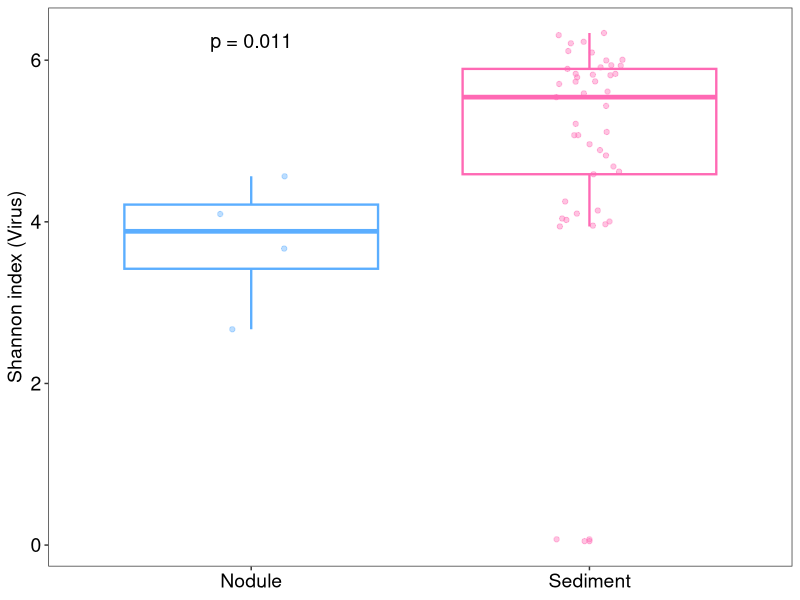
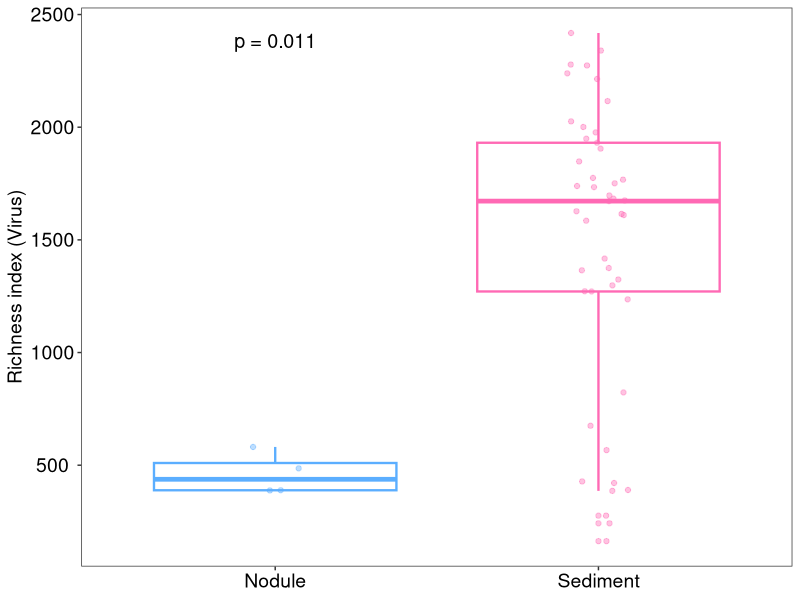
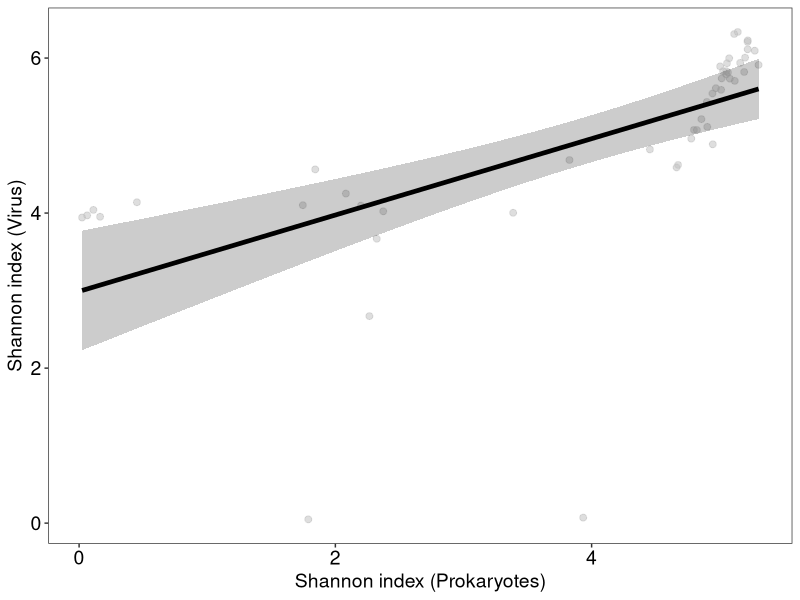
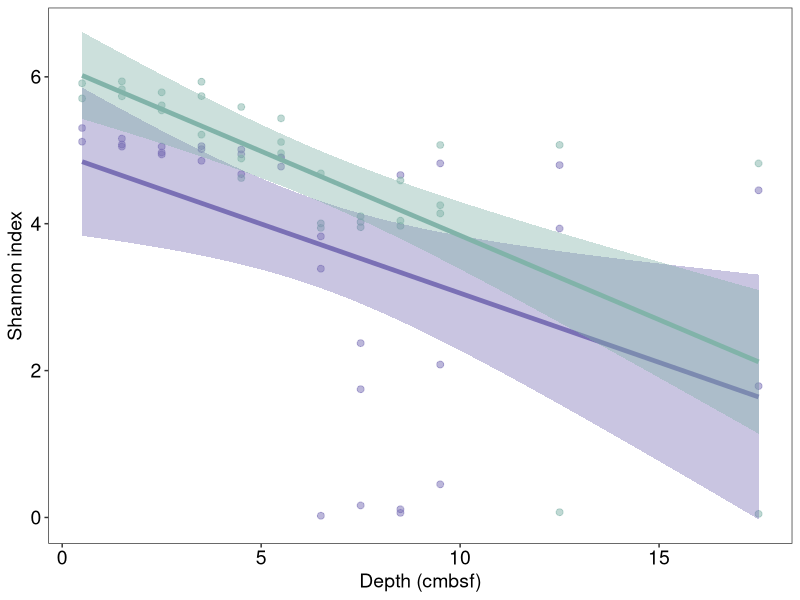
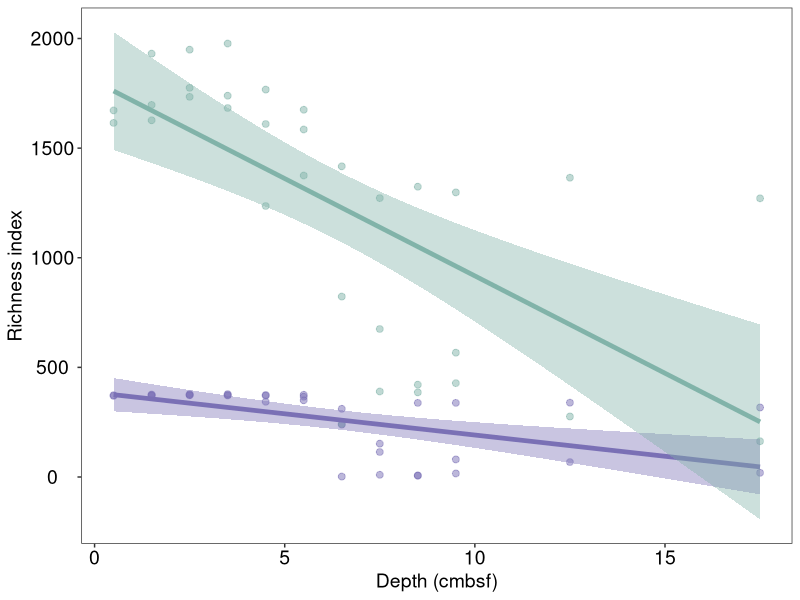
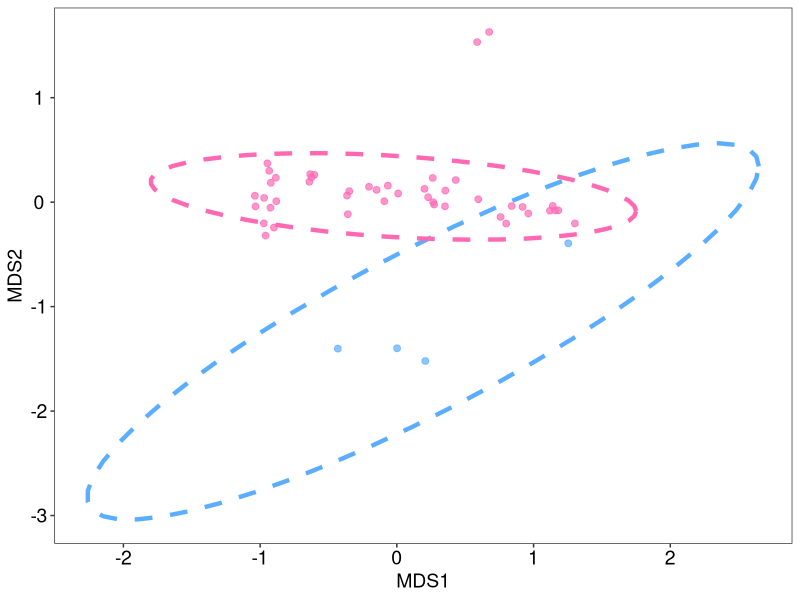
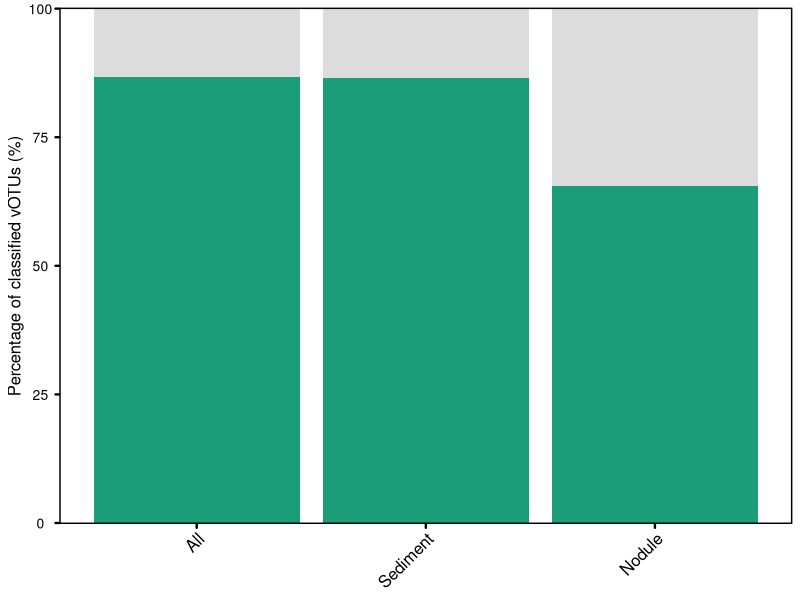
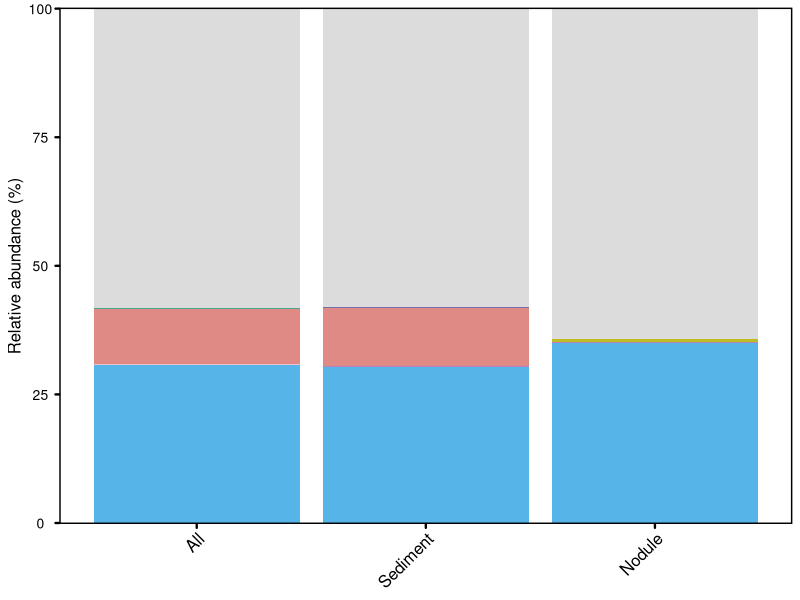

Source code (R) for these figures, in order:
#### START ####
rm(list = ls())
library(vegan)
library(reshape2)
library(ggplot2)
library(ggpubr)
library(patchwork) 
library(ggsci) 
library(cowplot)
library(dplyr)  
library(gridExtra) 
library(tidyr)

#### Fig.2 a b####
data <- t(read.table("vOTU_aligned_90_abundance.csv", header = TRUE, sep = ",", row.names = 1))
group <- read.delim("metadata.txt", header = TRUE, sep = "\t")


richness <- rowSums(data > 0)
shannon <- diversity(data, index = "shannon")
pielou <- shannon / log(richness, exp(1))
simpson<- diversity(data, index = 'simpson')


data_richness = data.frame(richness)
data_shannon = data.frame(shannon)
data_pielou = data.frame(pielou)
data_simpson = data.frame(simpson)

spe_alpha <- cbind(
  data_richness,
  data_shannon,
  data_pielou,
  data_simpson,
  group
)


mycol <- c("#5baeff", "#FF69B4")

Fig2a <- ggplot(spe_alpha, aes(x = Type1, y = shannon, color = Type1)) +
  geom_boxplot(aes(color = Type1), lwd = 0.8, alpha = 0.4) + 
  geom_jitter(aes(color = Type1), 
              position = position_jitterdodge(jitter.height = 0, 
                                              jitter.width = 0.2, 
                                              dodge.width = 0.0),
              alpha = 0.4) + 
  labs(y = "Shannon index (Virus)") + 
  scale_color_manual(values = mycol)+
  scale_fill_manual(values = mycol)+
  theme_bw() + 
  stat_compare_means(method = "wilcox.test", label = "p.format", 
                     vjust = 1 , hjust = 0.5, size = 5) + 
  theme(panel.grid = element_blank(),
        axis.text.x = element_text(size = 14, face = "plain", hjust = 0.5, colour = "black"),
        axis.title.x = element_blank(),
        axis.text.y = element_text(size = 14, face = "plain", hjust = 0.5, colour = "black"),
        axis.title.y = element_text(size = 14, face = "plain", )) + 
  xlab(NULL) +
  theme(legend.position="none")

test_result <- wilcox.test(richness ~ Type1, data = spe_alpha)

Fig2b <- ggplot(spe_alpha, aes(x = Type1, y = richness, color = Type1)) +
  geom_boxplot(aes(color = Type1), lwd = 0.8, alpha = 0.4) + 
  geom_jitter(aes(color = Type1), 
              position = position_jitterdodge(jitter.height = 0, 
                                              jitter.width = 0.2, 
                                              dodge.width = 0.0),
              alpha = 0.4) + 
  labs(y = "Richness index (Virus)") + 
  scale_color_manual(values = mycol)+
  scale_fill_manual(values = mycol)+
  theme_bw() + 
  stat_compare_means(method = "wilcox.test", label = "p.format", 
                     vjust = 1 , hjust = 0.5, size = 5) + 
  theme(panel.grid = element_blank(),
        axis.text.x = element_text(size = 14, face = "plain", hjust = 0.5, colour = "black"),
        axis.title.x = element_blank(),
        axis.text.y = element_text(size = 14, face = "plain", hjust = 0.5, colour = "black"),
        axis.title.y = element_text(size = 14, face = "plain", )) + 
  xlab(NULL) +
  theme(legend.position="none")

test_result <- wilcox.test(shannon ~ Type1, data = spe_alpha)

#### Fig.2 c ####
data1 <- read.table("vOTU_aligned_90_abundance_alpha_alpha.csv", header = TRUE, sep = ",", row.names = 1)
group1 <- read.delim("metadata_alpha_alpha.txt", header = TRUE, sep = "\t")
data2 <- read.table("MAG_aligned_90_abundance.csv", header = TRUE, sep = ",", row.names = 1)
group2 <- read.delim("metadata_MAG.txt", header = TRUE, sep = "\t")


richness1 <- rowSums(data1 > 0)
shannon1 <- diversity(data1, index = "shannon")
pielou1 <- shannon1 / log(richness1, exp(1))
simpson1<- diversity(data1, index = 'simpson')

richness2 <- rowSums(data2 > 0)
shannon2 <- diversity(data2, index = "shannon")
pielou2 <- shannon1 / log(richness2, exp(1))
simpson2<- diversity(data2, index = 'simpson')

data_richness1 = data.frame(richness1)
data_shannon1 = data.frame(shannon1)
data_pielou1 = data.frame(pielou1)
data_simpson1 = data.frame(simpson1)

spe_alpha1 <- cbind(
  data_richness1,
  data_shannon1,
  data_pielou1,
  data_simpson1,
  group1
)

data_richness2 = data.frame(richness2)
data_shannon2 = data.frame(shannon2)
data_pielou2 = data.frame(pielou2)
data_simpson2 = data.frame(simpson2)

spe_alpha2 <- cbind(
  data_richness2,
  data_shannon2,
  data_pielou2,
  data_simpson2,
  group2
)

result_p1 <- cor.test(spe_alpha1$shannon1, spe_alpha2$shannon2, method = "spearman")

df1 <- data.frame(shannon1 = spe_alpha1$shannon1, shannon2 = spe_alpha2$shannon2)

Fig2c <- ggplot(df1, aes(x = shannon2, y = shannon1)) +
  geom_point(color = "grey", size = 2, alpha = 0.5) +
  geom_smooth(method = "lm", color = "black", fill = "black", level = 0.95, se = TRUE, size = 1.6, alpha = 0.2) +
  labs(x = "Shannon index (Prokaryotes)", y = "Shannon index (Virus)") +
  theme_bw() +
  theme(panel.grid = element_blank(),
        axis.text.x = element_text(size = 14, face = "plain", hjust = 0.5, colour = "black"),
        axis.title.x = element_text(size = 14, face = "plain"), 
        axis.text.y = element_text(size = 14, face = "plain", hjust = 0.5, colour = "black"),
        axis.title.y = element_text(size = 14, face = "plain"), 
        legend.text = element_text(size = 14, face = "plain"),
        legend.title = element_blank(),
        legend.position = "bottom",
        plot.title = element_text(vjust = 0, hjust = 0.5, size = 14, lineheight = 1.4)) +
  theme(legend.position = "none")

#### Fig.2 d e ####
data <- read.table("MAG_aligned_90_abundance_DEPTH.csv", header = TRUE, sep = ",", row.names = 1)
group <- read.delim("metadata_MAG_Depth.txt", header = TRUE, sep = "\t", row.names = 1)
vdata <- read.table("vOTU_abundance_t_Depth.csv", header = TRUE, sep = ",", row.names = 1)
vgroup <- read.delim("metadata_vOTU_Depth.txt", header = TRUE, sep = "\t", row.names = 1)


richness <- rowSums(data > 0)
shannon <- diversity(data, index = "shannon")
pielou <- shannon / log(richness, exp(1))
simpson<- diversity(data, index = 'simpson')

vrichness <- rowSums(vdata > 0)
vshannon <- diversity(vdata, index = "shannon")
vpielou <- vshannon / log(vrichness, exp(1))
vsimpson<- diversity(vdata, index = 'simpson')


data_richness = data.frame(richness)
data_shannon = data.frame(shannon)
data_pielou = data.frame(pielou)
data_simpson = data.frame(simpson)

vdata_richness = data.frame(vrichness)
vdata_shannon = data.frame(vshannon)
vdata_pielou = data.frame(vpielou)
vdata_simpson = data.frame(vsimpson)

spe_alpha <- cbind(
  data_richness,
  data_shannon,
  data_pielou,
  data_simpson,
  group
)


vspe_alpha <- cbind(
  vdata_richness,
  vdata_shannon,
  vdata_pielou,
  vdata_simpson,
  vgroup
)

colnames(vspe_alpha) <- colnames(spe_alpha)
spe_alpha$Group <- "Microbiome(MAG)"
vspe_alpha$Group <- "Virus(vOTU)"

result_Fig2_d1 <- cor.test(spe_alpha$shannon, spe_alpha$Depth, method = "spearman")
result_Fig2_d1
result_Fig2_d2 <- cor.test(vspe_alpha$shannon, vspe_alpha$Depth, method = "spearman")
result_Fig2_d2

result_Fig2_e1 <- cor.test(spe_alpha$richness, spe_alpha$Depth, method = "spearman")
result_Fig2_e1
result_Fig2_e2 <- cor.test(vspe_alpha$richness, vspe_alpha$Depth, method = "spearman")
result_Fig2_e2


Spe_alpha <- merge(spe_alpha, vspe_alpha, by = intersect(names(spe_alpha), names(vspe_alpha)), all = TRUE)

mycol <- c("#7a70b5", "#81b3a9")

Fig2d <- ggplot(Spe_alpha, aes(x = Depth, y = shannon, color = Group, fill = Group)) +
  geom_point(aes(color = Group), size = 2, alpha = 0.5) +
  geom_smooth(method = "lm", aes(fill = Group), level = 0.95, se = TRUE, size = 1.6) +
  scale_color_manual(values = mycol) +
  scale_fill_manual(values = mycol) +
  labs(x = "Depth (cmbsf)", y = "Shannon index")+
  theme_bw()+
  theme(panel.grid = element_blank(),
        axis.text.x = element_text(size = 14, face = "plain", hjust = 0.5, colour = "black"),
        axis.title.x = element_text(size = 14, face = "plain", ), 
        axis.text.y = element_text(size = 14, face = "plain", hjust = 0.5, colour = "black"),
        axis.title.y = element_text(size = 14, face = "plain", ), 
        legend.text = element_text(size = 14, face = "plain"),
        legend.title = element_blank(),
        legend.position = "bottom",
        plot.title = element_text (vjust = 0, hjust = 0.5, size = 14, lineheight = 1.4))+
  theme(legend.position="none")

Fig2e <- ggplot(Spe_alpha, aes(x = Depth, y = richness, color = Group, fill = Group)) +
  geom_point(aes(color = Group), size = 2, alpha = 0.5) +
  geom_smooth(method = "lm", aes(fill = Group), level = 0.95, se = TRUE, size = 1.6) +
  scale_color_manual(values = mycol) +
  scale_fill_manual(values = mycol) +
  labs(x = "Depth (cmbsf)", y = "Richness index")+
  theme_bw()+
  theme(panel.grid = element_blank(),
        axis.text.x = element_text(size = 14, face = "plain", hjust = 0.5, colour = "black"),
        axis.title.x = element_text(size = 14, face = "plain", ), 
        axis.text.y = element_text(size = 14, face = "plain", hjust = 0.5, colour = "black"),
        axis.title.y = element_text(size = 14, face = "plain", ), 
        legend.text = element_text(size = 14, face = "plain"),
        legend.title = element_blank(),
        legend.position = "bottom",
        plot.title = element_text (vjust = 0, hjust = 0.5, size = 14, lineheight = 1.4))+
  theme(legend.position="none")


#### Fig.2 f ####
data <- t(read.table("vOTU_aligned_90_abundance.csv", header = TRUE, sep = ",", row.names = 1))
group <- read.delim("metadata.txt", header = TRUE, sep = "\t")
data <- decostand(data, method='hellinger')

mycol <- c("#5baeff", "#FF69B4")


distance <- vegdist(data, method = 'bray')
nmds <- metaMDS(distance, k = 2)
stress <- nmds$stress
df <- as.data.frame(nmds$points)
df <- cbind(df, group)

anosim = anosim(data, group$Type1, permutations = 999, distance = "bray")
print(anosim)

anosim_text <- paste(paste("R = ", round(anosim$statistic, 2)), "  p = 0.001")
stress_text <- paste("Stress  = ", round(stress, 4),"\n")

Fig2f <- ggplot(df, aes(MDS1, MDS2)) +
  geom_point(aes(color = Type1), size = 2, alpha = 0.7) +
  scale_color_manual(values = mycol) +
  scale_fill_manual(values = mycol) +
  theme_bw()+
  stat_ellipse(data = df, aes(color = Type1), level=0.95, linetype="dashed", linewidth=1.5, show.legend = FALSE)+
  theme(panel.grid = element_blank(),
        axis.text.x = element_text(size = 14, face = "plain", hjust = 0.5, colour = "black"),
        axis.title.x = element_text(size = 14, face = "plain", ), 
        axis.text.y = element_text(size = 14, face = "plain", hjust = 0.5, colour = "black"),
        axis.title.y = element_text(size = 14, face = "plain", ), 
        legend.text = element_text(size = 14, face = "plain"),
        legend.title = element_blank())+
  theme(legend.position="none")

#### Fig.2 g h ####
species_taxo <- read.csv("vOTU_taxonomy_a.csv")
species_taxo_long <- species_taxo %>%
  pivot_longer(cols = -Name, names_to = "Viral_Family", values_to = "Abundance")

sample_order <- c("All", "Sediment", "Nodule")
species_taxo_long$Name <- factor(species_taxo_long$Name, levels = sample_order)

viral_family_order <- c("Unclassified","Classified")

species_taxo_long$Viral_Family <- factor(species_taxo_long$Viral_Family, levels = viral_family_order)

num_families <- length(unique(species_taxo_long$Viral_Family))
mycol <- c("#DCDCDC","#1B9E77")


Fig2g <- ggplot(data = species_taxo_long, aes(x = Name, y = Abundance, fill = Viral_Family)) +
  geom_bar(stat = "identity", position = "stack") +
  scale_fill_manual(values = mycol) +
  theme_minimal() +
  labs(x = "Sample",
       y = "Percentage of classified vOTUs (%)",
       fill = "Viral Family") +
  theme(
    axis.text.x = element_text(angle = 45, hjust = 1, size = 12, face = "plain", colour = "black"),  
    axis.title.x = element_text(size = 12, face = "plain"), 
    axis.text.y = element_text(size = 10, face = "plain", hjust = 0.5, colour = "black"),
    axis.title.y = element_text(size = 12, face = "plain"), 
    legend.text = element_text(size = 10, face = "plain"),
    legend.title = element_blank(),
    plot.title = element_text(vjust = 0, hjust = 0.5, size = 14, lineheight = 1.4),
    panel.border = element_rect(colour = "black", fill=NA, size=1),
    panel.grid = element_blank(),  
    axis.ticks.y = element_line(color="black", size=0.8, lineend = 0.8),  
    axis.ticks.x = element_line(color="black", size=0.8, lineend = 0.8)   
  ) +
  theme(legend.position = "none" ) +
  xlab(NULL) +
  coord_cartesian(ylim = c(-0.2, 100.2)) + 
  scale_y_continuous(expand = c(0, 0))  


species_abundance <- read.csv("abundance_to_draw_merged.csv")


species_abundance_long <- species_abundance %>%
  pivot_longer(cols = -X, names_to = "Viral_Family", values_to = "Abundance")

species_abundance_long$Viral_Family <- gsub("\\.\\d+$", "", species_abundance_long$Viral_Family)

species_abundance_long$Viral_Family <- gsub("\\.", " ", species_abundance_long$Viral_Family)
species_abundance_long$Abundance[is.na(species_abundance_long$Abundance)] <- 0


viral_family_order2 <- c("unclassified",	
                         "Ackermannviridae",	"Autographiviridae", "Autolykiviridae",	
                         "Demerecviridae",	"Drexlerviridae",	"Fuselloviridae",	"Herelleviridae",	
                         "Inoviridae",	"Kyanoviridae",	"Lavidaviridae",	"Mimiviridae",	"Phycodnaviridae",	
                         "Rountreeviridae",	"Straboviridae",	"Zobellviridae","Unc  Caudovirales at family level")
mycol2 <- c("#DCDCDC", "#47A98C", "#D57D3A", "#796FAA", "#C33F96", "#A7CB5D",
                     "#CBCDFA", "#86AECE", "#E08A86", "blue", "#d62728", "#F0C1CA",
                     "#FFFFB3", "#bcbd22", "#c49c94", "#BC80BD", "#56B4E9")
                     

species_abundance_long$Viral_Family <- factor(species_abundance_long$Viral_Family, levels = viral_family_order2)
species_abundance_long$X <- factor(species_abundance_long$X, levels = c("All", "Sediment", "Nodule"))


Fig2h <- ggplot(data = species_abundance_long, aes(x = X, y = Abundance, fill = Viral_Family)) +
  geom_bar(stat = "identity", position = "stack") +
  scale_y_continuous(limits = c(0, 101), expand = c(0, 0)) + 
  scale_fill_manual(values = mycol2) + 
  theme_minimal() +
  labs(x = "Sample",
       y = "Relative abundance (%)",
       fill = "Viral Family") +
  theme(axis.text.x = element_text(angle = 45, hjust = 1)) +
  theme(
    axis.text.x = element_text(angle = 45, hjust = 1, size = 12, face = "plain", colour = "black"),  
    axis.title.x = element_text(size = 12, face = "plain"), 
    axis.text.y = element_text(size = 10, face = "plain", hjust = 0.5, colour = "black"),
    axis.title.y = element_text(size = 12, face = "plain"), 
    legend.text = element_text(size = 10, face = "plain"),
    legend.title = element_blank(),
    plot.title = element_text(vjust = 0, hjust = 0.5, size = 14, lineheight = 1.4),
    panel.border = element_rect(colour = "black", fill=NA, size=1),
    panel.grid = element_blank(),  
    axis.ticks.y = element_line(color="black", size=0.8, lineend = 0.8), 
    axis.ticks.x = element_line(color="black", size=0.8, lineend = 0.8)) +
  theme(legend.position = "none" ) +
  xlab(NULL) +
  coord_cartesian(ylim = c(-0.2, 100.2)) +  
  scale_y_continuous(expand = c(0, 0))   

